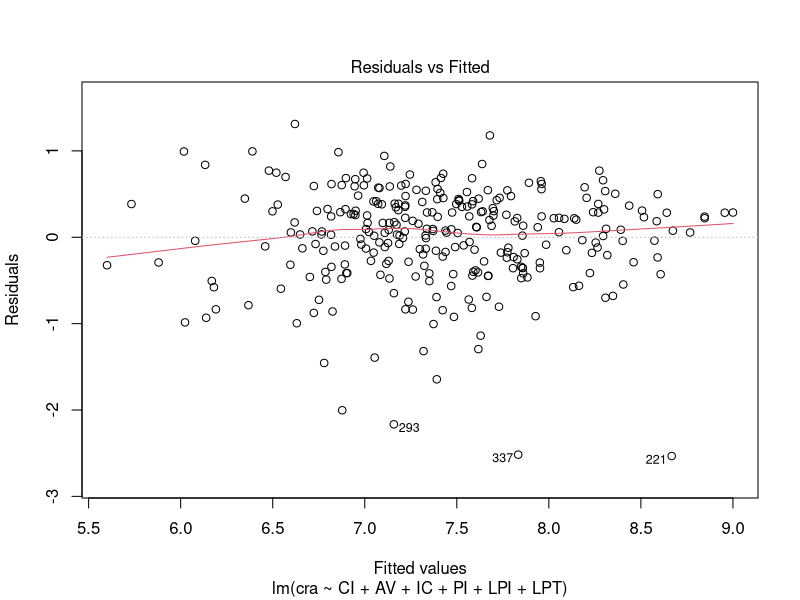
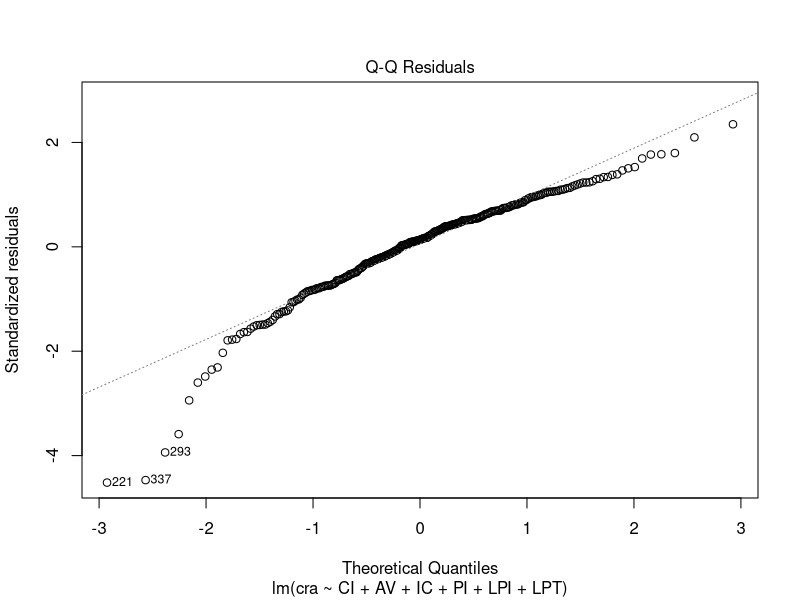
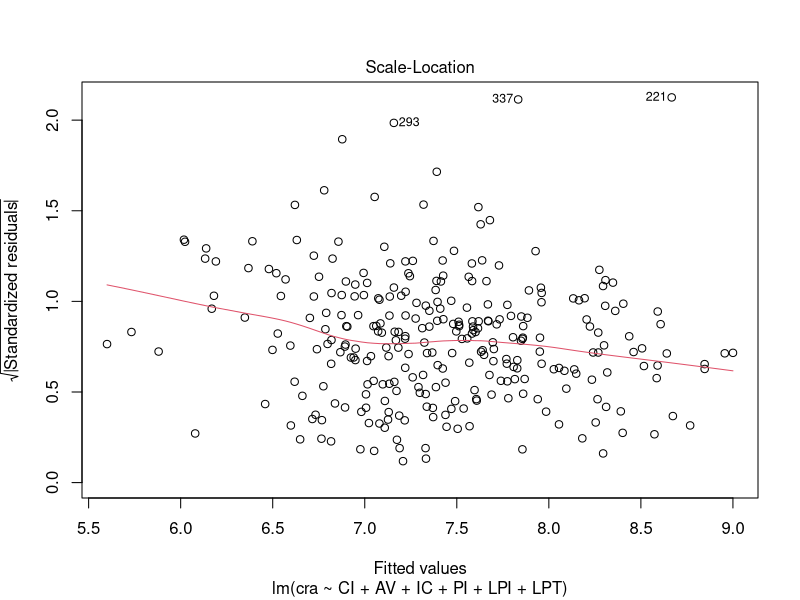
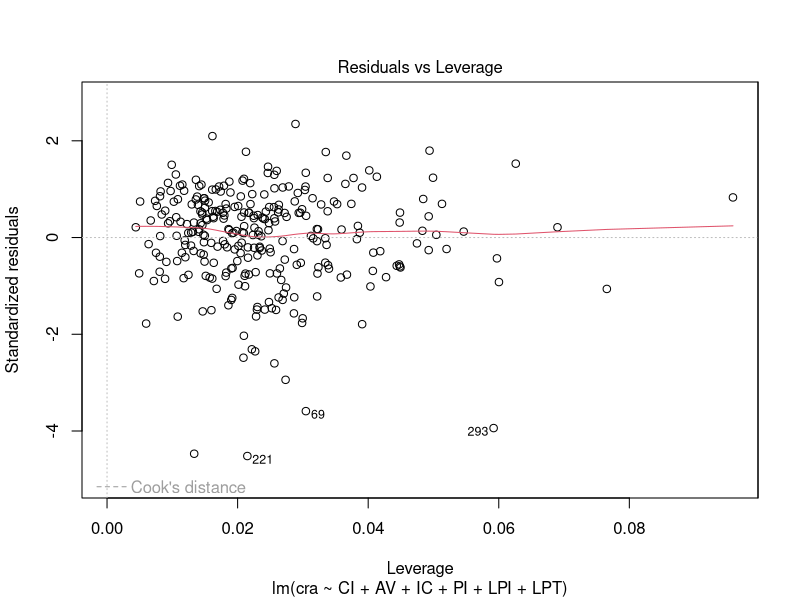
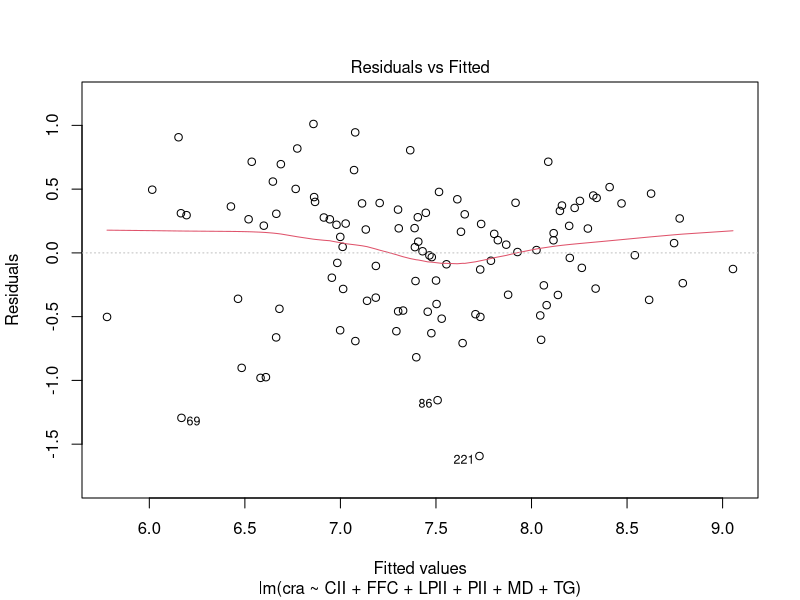
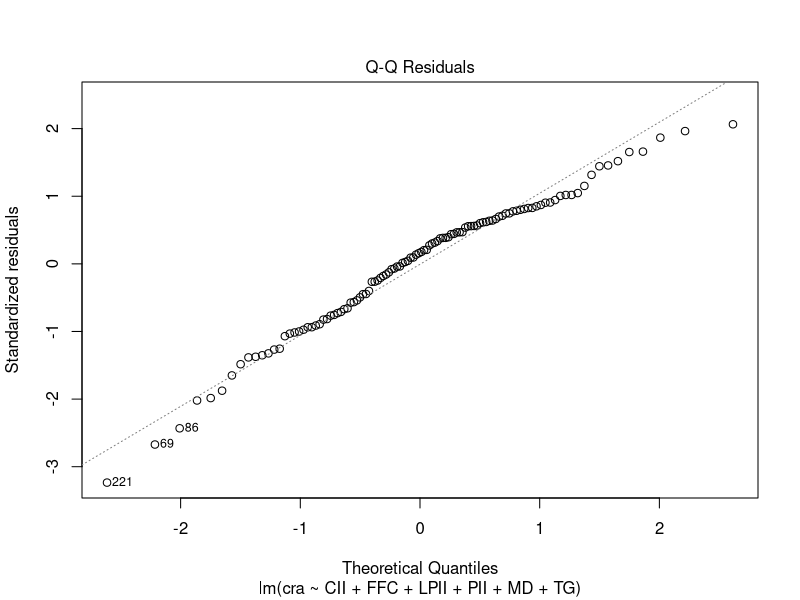
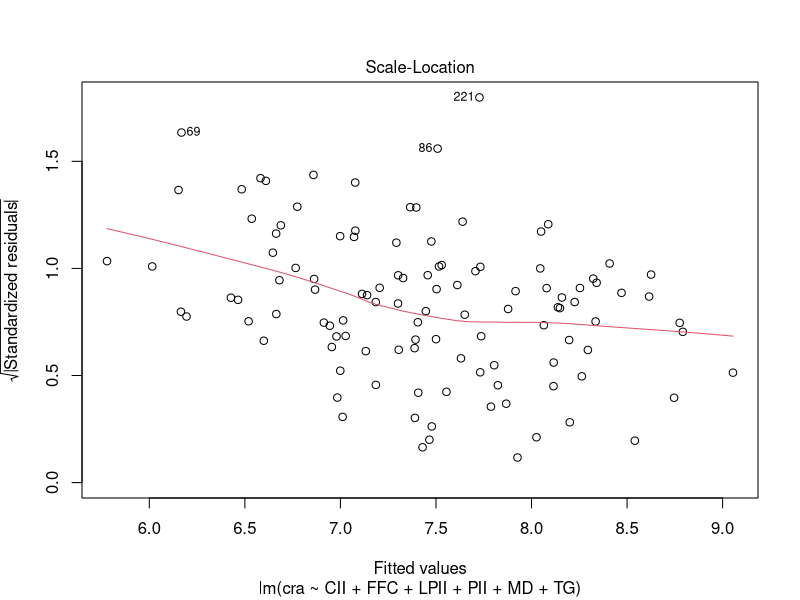
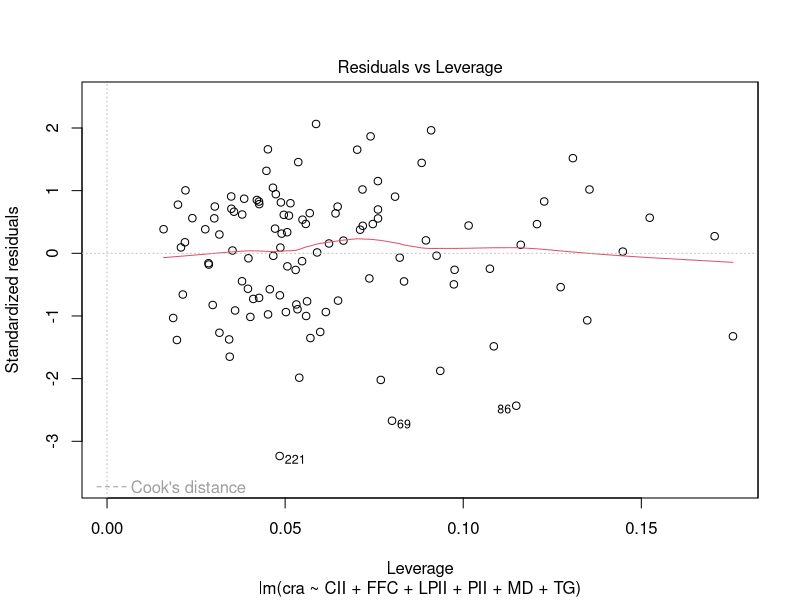

The R script that drew these images, in order:
## ---- chunk 1

library(readr)
library(dplyr)
graduados <- read_csv("graduados.csv", col_types = cols(matricula = col_character())) %>%
  mutate(matricula = as.factor(matricula))
head(graduados)

## ---- chunk 2

str(graduados)
summary(graduados)
View(graduados)
graduados <- graduados %>%
  arrange(matricula)

## ---- chunk 3

graduados.clean <- graduados %>%
  filter(!is.na(media))

summary(graduados.clean)
View(graduados.clean)

## ---- chunk 4

graduados.cra <- graduados.clean %>%
  group_by(matricula) %>%
  mutate(cra.contrib = media*creditos) %>%
  summarise(cra = sum(cra.contrib)/sum(creditos))

head(graduados.cra)

## ---- chunk 5

library(reshape2)

graduados.model.input <- graduados.clean %>%
  group_by(matricula,disciplina)  %>%
  filter(media == max(media)) %>%
  ungroup() %>%
  select(matricula,disciplina,media) %>% 
  mutate(disciplina = as.factor(gsub(" ",".",disciplina))) %>%
  dcast(matricula ~ disciplina, mean) %>%
  merge(graduados.cra)

head(graduados.model.input)
View(graduados.model.input)
## ---- chunk 6
#primeiro periodo
CI <- graduados.model.input$Cálculo.Diferencial.e.Integral.I
AV <- graduados.model.input$Álgebra.Vetorial.e.Geometria.Analítica
IC <- graduados.model.input$Introdução.à.Computação  
LPI <- graduados.model.input$Laboratório.de.Programação.I
PI <- graduados.model.input$Programação.I
LPT <- graduados.model.input$Leitura.e.Produção.de.Textos
  
#segundo periodo

TG <- graduados.model.input$Teoria.dos.Grafos    
PII <- graduados.model.input$Programação.II  
LPII <- graduados.model.input$Laboratório.de.Programação.II
CII <- graduados.model.input$Cálculo.Diferencial.e.Integral.II  
FFC <- graduados.model.input$Fundamentos.de.Física.Clássica   
MD <- graduados.model.input$Matemática.Discreta 


  
## ---- chunk 7

mycra1 <- lm(cra~CI + AV+ IC + PI + LPI + LPT, graduados.model.input)
summary(mycra1)
plot(mycra1)

  
## ---- chunk 8

mycra2 <- lm(cra~CII + FFC + LPII  + PII + MD + TG, graduados.model.input)
summary(mycra2)
plot(mycra2)

## ---- chunk 9
mycra1.best <- lm(cra~CI + AV+ IC, graduados.model.input)
summary(mycra1.best)
plot(mycra1.best)
## ---- chunk 10
mycra2.best <- lm(cra~MD, graduados.model.input)
summary(mycra2.best)
plot(mycra2.best)
## ---- chunk 11
mycra3 <- lm(cra~ MD + CI + AV+ IC, graduados.model.input)
summary(mycra3)
plot(mycra3)
## ---- chunk 12

AL <- graduados.model.input$Álgebra.Linear.I
mycra4.best <- lm(cra~MD + AL, graduados.model.input)
summary(mycra4.best)
plot(mycra4.best)
